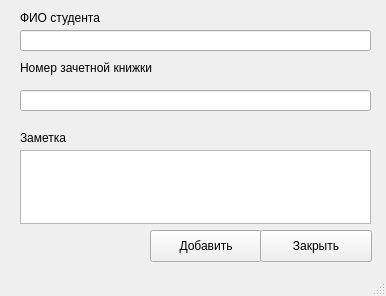
<?xml version="1.0" encoding="UTF-8"?>
<ui version="4.0">
 <class>MainWindow</class>
 <widget class="QMainWindow" name="MainWindow">
  <property name="geometry">
   <rect>
    <x>0</x>
    <y>0</y>
    <width>386</width>
    <height>296</height>
   </rect>
  </property>
  <property name="windowTitle">
   <string>Добавить студента</string>
  </property>
  <widget class="QWidget" name="centralwidget">
   <widget class="QPushButton" name="pushButton">
    <property name="geometry">
     <rect>
      <x>150</x>
      <y>230</y>
      <width>112</width>
      <height>32</height>
     </rect>
    </property>
    <property name="text">
     <string>Добавить</string>
    </property>
   </widget>
   <widget class="QPushButton" name="pushButton_2">
    <property name="geometry">
     <rect>
      <x>260</x>
      <y>230</y>
      <width>112</width>
      <height>32</height>
     </rect>
    </property>
    <property name="text">
     <string>Закрыть</string>
    </property>
   </widget>
   <widget class="QLineEdit" name="lineEdit">
    <property name="geometry">
     <rect>
      <x>20</x>
      <y>30</y>
      <width>351</width>
      <height>21</height>
     </rect>
    </property>
   </widget>
   <widget class="QLabel" name="label_2">
    <property name="geometry">
     <rect>
      <x>20</x>
      <y>10</y>
      <width>201</width>
      <height>16</height>
     </rect>
    </property>
    <property name="text">
     <string>ФИО студента</string>
    </property>
   </widget>
   <widget class="QLabel" name="label_3">
    <property name="geometry">
     <rect>
      <x>20</x>
      <y>60</y>
      <width>201</width>
      <height>16</height>
     </rect>
    </property>
    <property name="text">
     <string>Номер зачетной книжки</string>
    </property>
   </widget>
   <widget class="QLineEdit" name="lineEdit_2">
    <property name="geometry">
     <rect>
      <x>20</x>
      <y>90</y>
      <width>351</width>
      <height>21</height>
     </rect>
    </property>
   </widget>
   <widget class="QTextEdit" name="textEdit">
    <property name="geometry">
     <rect>
      <x>20</x>
      <y>150</y>
      <width>351</width>
      <height>74</height>
     </rect>
    </property>
   </widget>
   <widget class="QLabel" name="label_4">
    <property name="geometry">
     <rect>
      <x>20</x>
      <y>130</y>
      <width>201</width>
      <height>16</height>
     </rect>
    </property>
    <property name="text">
     <string>Заметка</string>
    </property>
   </widget>
  </widget>
  <widget class="QStatusBar" name="statusbar"/>
 </widget>
 <resources/>
 <connections/>
</ui>
